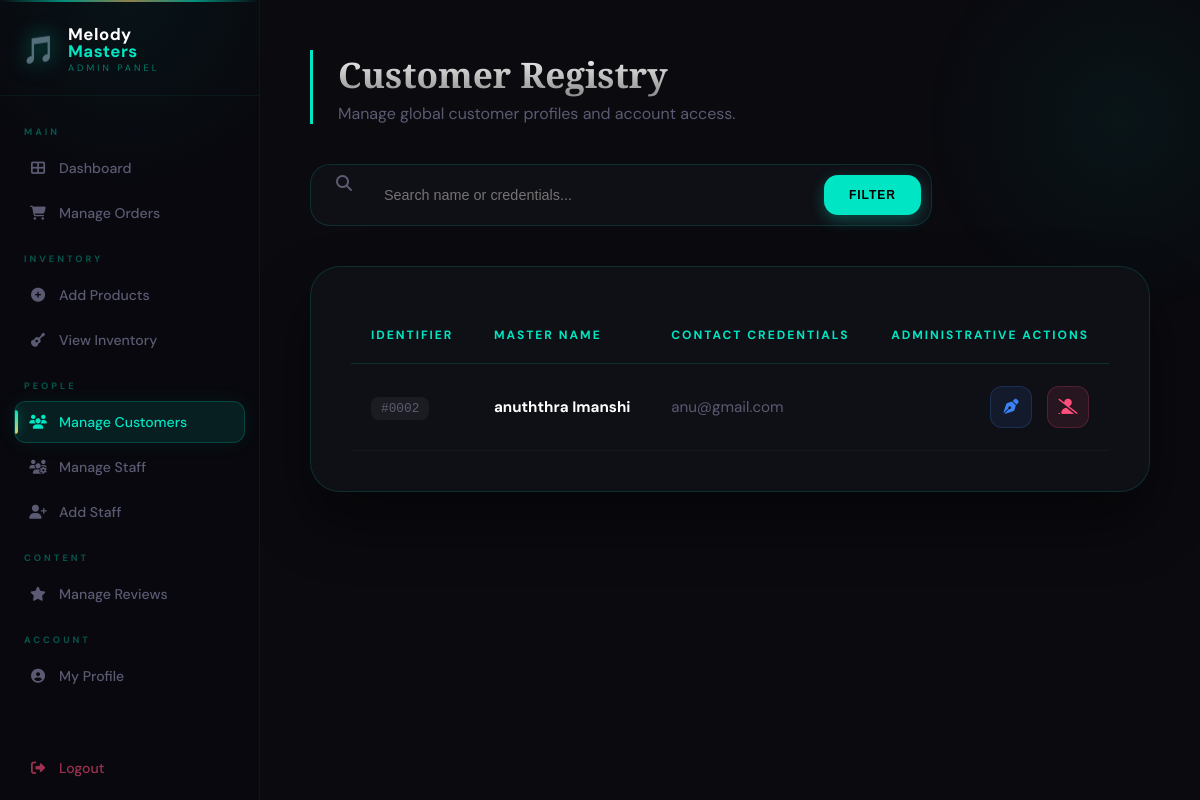
Page /manage_customers.php (signed in) on the committed database.
### tables this page shows
CREATE TABLE `users` (
  `user_id` int(11) NOT NULL,
  `full_name` varchar(100) NOT NULL,
  `email` varchar(100) NOT NULL,
  `password` varchar(255) NOT NULL,
  `role` enum('Admin','Staff','Customer') DEFAULT 'Customer',
  `address` text DEFAULT NULL,
  `contact_number` varchar(15) DEFAULT NULL
);

### manage_customers.php (the view, shortened to what this page needs)
<?php
include 'db_connect.php';
$search_query = "";
if (isset($_GET['search'])) {
    $search_query = mysqli_real_escape_string($conn, $_GET['search']);
    $query = "SELECT user_id, full_name, email FROM users
              WHERE role = 'Customer' AND (full_name LIKE '%$search_query%' OR email LIKE '%$search_query%')
              ORDER BY user_id DESC";
} else {
    $query = "SELECT user_id, full_name, email FROM users WHERE role = 'Customer' ORDER BY user_id DESC";
}
$result = $conn->query($query);
?>
<!DOCTYPE html>
<html lang="en">
<head>
    <link rel="stylesheet" href="https://cdnjs.cloudflare.com/ajax/libs/font-awesome/6.4.0/css/all.min.css">
</head>
<body>
<?php include 'admin_sidebar.php'; ?>
<div class="main-content">
    <div class="header-section">
        <h2>Customer Registry</h2>
        <p style="color: var(--text-muted); margin-top: 5px;">Manage global customer profiles and account access.</p>
    </div>
    <form method="GET" class="search-form">
        <i class="fas fa-search" style="margin-left: 15px; color: var(--text-muted);"></i>
        <input type="text" name="search" class="search-input" placeholder="Search name or credentials..." value="<?php echo htmlspecialchars($search_query); ?>">
        <button type="submit" class="btn-search">Filter</button>
    </form>
    <div class="glass-card">
        <table>
            <thead>
                <tr>
                    <th>Identifier</th>
                    <th>Master Name</th>
                    <th>Contact Credentials</th>
                    <th style="text-align: right;">Administrative Actions</th>
                </tr>
            </thead>
            <tbody>
                <?php if($result && $result->num_rows > 0): ?>
                    <?php while($row = $result->fetch_assoc()): ?>
                    <tr>
                        <td><span class="user-id-pill">#<?php echo str_pad($row['user_id'], 4, '0', STR_PAD_LEFT); ?></span></td>
                        <td style="font-weight: 700; color: #fff;"><?php echo htmlspecialchars($row['full_name']); ?></td>
                        <td style="color: var(--text-muted);"><?php echo htmlspecialchars($row['email']); ?></td>
                        <td>
                            <div class="action-btns" style="justify-content: flex-end;">
                                <a href="edit_customer.php?id=<?php echo $row['user_id']; ?>" class="btn-edit" title="Modify Credentials">
                                    <i class="fas fa-pen-nib"></i>
                                </a>
                                <a href="manage_customers.php?delete_id=<?php echo $row['user_id']; ?>"
                                   class="btn-delete"
                                   onclick="return confirm('Attention: Are you sure you want to permanently revoke this customer\'s access?')" title="Revoke Access">
                                    <i class="fas fa-user-slash"></i>
                                </a>
                            </div>
                        </td>
                    </tr>
                    <?php endwhile; ?>
                <?php else: ?>
                    <tr><td colspan="4" style="text-align:center; padding:60px; color:var(--text-muted);">No archival records match your current filter.</td></tr>
                <?php endif; ?>
            </tbody>
        </table>
    </div>
</div>
</body>
</html>

### manage_customers.php (style rules this page uses)
:root { --teal: #00e5c3; --teal-glow: rgba(0, 229, 195, 0.3); --bg: #0a0a0f; --glass: rgba(17, 17, 24, 0.85); --border: rgba(0, 229, 195, 0.15); --text-muted: #5a5a72; --danger: #ff4f7b; --blue: #3b82f6; }
body { background: var(--bg); color: #e0ddf5; font-family: 'DM Sans', sans-serif; display: flex; margin: 0; overflow-x: hidden; }
body::before { content: ''; position: fixed; top: -10%; right: -10%; width: 400px; height: 400px; background: radial-gradient(circle, rgba(0, 229, 195, 0.05), transparent 70%); z-index: -1; }
.main-content { margin-left: 260px; width: calc(100% - 260px); padding: 50px; box-sizing: border-box; min-height: 100vh; }
.header-section { margin-bottom: 40px; border-left: 3px solid var(--teal); padding-left: 25px; }
.header-section h2 { font-family: 'Playfair Display', serif; font-size: 2.2rem; margin: 0; background: linear-gradient(to bottom, #fff, #888); -webkit-background-clip: text; -webkit-text-fill-color: transparent; }
.search-form { display: flex; gap: 12px; margin-bottom: 40px; background: var(--glass); padding: 10px; border-radius: 20px; border: 1px solid var(--border); max-width: 600px; }
.search-input { flex: 1; padding: 12px 20px; border: none; background: transparent; color: white; outline: none; font-size: 0.9rem; }
.btn-search { background: var(--teal); color: #000; border: none; padding: 12px 25px; border-radius: 14px; cursor: pointer; font-weight: 700; transition: 0.3s; text-transform: uppercase; font-size: 0.75rem; letter-spacing: 1px; box-shadow: 0 5px 15px var(--teal-glow); }
.glass-card { background: var(--glass); backdrop-filter: blur(25px); border-radius: 30px; padding: 40px; border: 1px solid var(--border); box-shadow: 0 30px 60px rgba(0,0,0,0.4); animation: fadeIn 0.8s ease-out; }
table { width: 100%; border-collapse: collapse; }
th { text-align: left; color: var(--teal); padding: 20px; border-bottom: 1px solid var(--border); font-size: 0.75rem; text-transform: uppercase; letter-spacing: 2px; }
td { padding: 22px 20px; border-bottom: 1px solid rgba(255,255,255,0.03); font-size: 0.95rem; }
.user-id-pill { background: rgba(255, 255, 255, 0.05); padding: 4px 10px; border-radius: 8px; font-family: monospace; color: var(--text-muted); font-size: 0.8rem; }
.action-btns { display: flex; gap: 15px; }
.btn-edit { width: 40px; height: 40px; border-radius: 12px; background: rgba(59, 130, 246, 0.1); color: var(--blue); display: flex; align-items: center; justify-content: center; text-decoration: none; transition: 0.3s; border: 1px solid rgba(59, 130, 246, 0.2); }
.btn-delete { width: 40px; height: 40px; border-radius: 12px; background: rgba(255, 79, 123, 0.1); color: var(--danger); display: flex; align-items: center; justify-content: center; border: 1px solid rgba(255, 79, 123, 0.2); cursor: pointer; transition: 0.3s; }

### rows in the picture
users: user_id "0002", full_name "anuththra Imanshi", email "anu@gmail.com"
